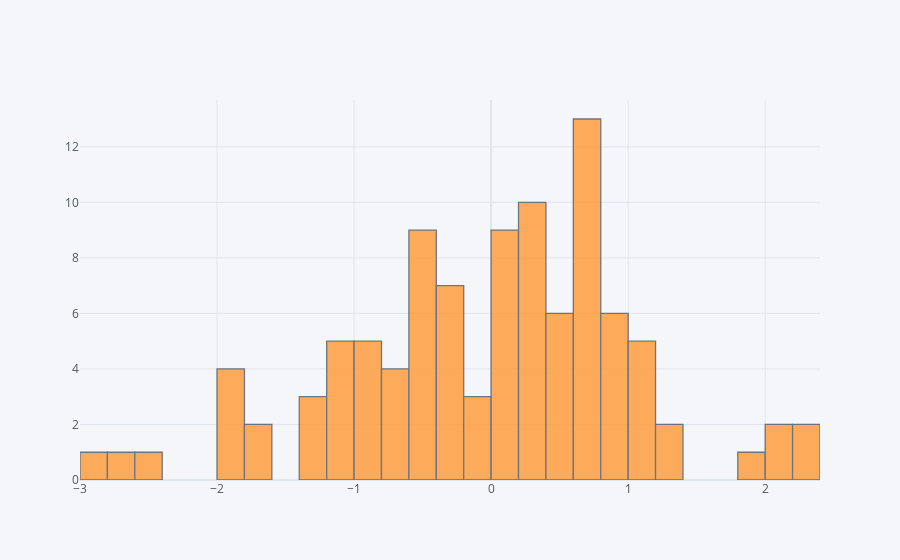

Write notebook code for a chart like this one.
### Markdown cell above
# Histogram

### Code cell
#Creating histogram plot for column A of df
df['A'].iplot(kind='hist',bins=50)

### Figure 1 — Plotly figure (JSON) as saved in the notebook; plotly's stock layout.template omitted (floating-point values rounded to 4 significant figures)
{"data": [{"histfunc": "count", "histnorm": "", "marker": {"color": "rgba(255, 153, 51, 1.0)", "line": {"color": "#4D5663", "width": 1.3}}, "name": "A", "nbinsx": 50, "opacity": 0.8, "orientation": "v", "type": "histogram", "x": [0.4303, -1.316, 0.728, -0.9286, -1.886, -0.4486, -1.188, 1.31, -1.073, 0.6616, -1.229, -0.3787, -0.5543, 0.3209, -1.297, -1.708, 0.5217, 0.7631, -1.027, 0.1136, 0.2346, -0.3715, -0.9947, -0.5109, -0.6559, 0.6121, -0.9872, 0.6671, -0.7087, -2.888, 0.1399, -0.04784, 0.6059, 0.3164, 0.6665, -0.3509, 0.4417, 0.9803, 2.17, -2.629, -0.8626, -1.709, -1.137, -1.136, -0.01103, 0.168, 0.2976, -1.865, 1.3, -0.2039, -0.537, 0.2812, -0.1408, 0.5048, 1.172, 0.6587, 0.4587, 1.152, 0.8704, 0.3176, -0.499, -1.892, -0.6584, 0.9222, -0.3031, 2.303, 2.264, 0.1182, 0.2286, -0.5296, 0.6433, 0.007181, -0.2024, 1.156, -0.3261, 2.026, 0.2746, 1.82, -2.563, -0.5653, -0.8352, 0.9796, 0.009418, 0.007695, 0.3091, 0.7222, 0.9137, -0.76, 0.1433, 0.9622, -1.962, 1.113, 1.035, 0.7132, -0.5936, 0.4223, 0.3209, 0.6305, 0.7611, -0.588, 0.0159]}], "layout": {"barmode": "overlay", "legend": {"bgcolor": "#F5F6F9", "font": {"color": "#4D5663"}}, "paper_bgcolor": "#F5F6F9", "plot_bgcolor": "#F5F6F9", "title": {"font": {"color": "#4D5663"}}, "xaxis": {"gridcolor": "#E1E5ED", "showgrid": true, "tickfont": {"color": "#4D5663"}, "title": {"font": {"color": "#4D5663"}, "text": ""}, "zerolinecolor": "#E1E5ED"}, "yaxis": {"gridcolor": "#E1E5ED", "showgrid": true, "tickfont": {"color": "#4D5663"}, "title": {"font": {"color": "#4D5663"}, "text": ""}, "zerolinecolor": "#E1E5ED"}}}
